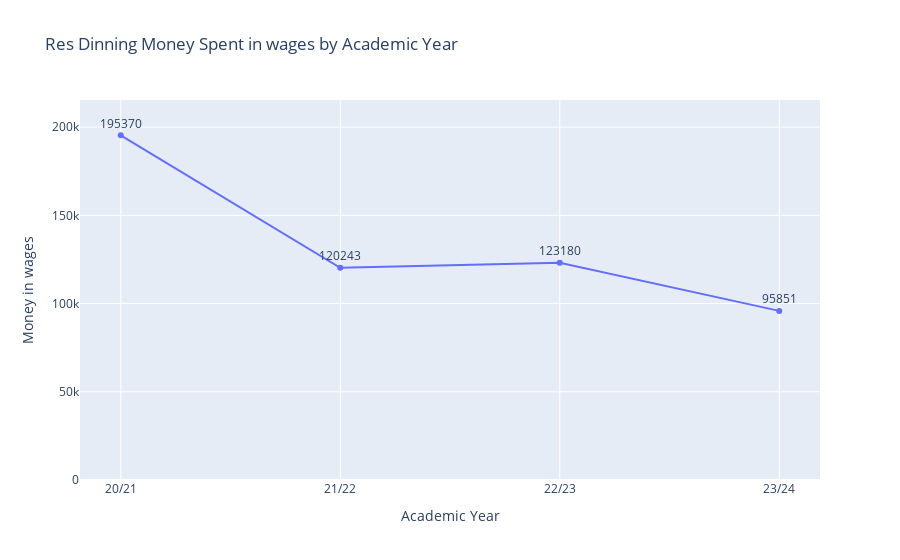
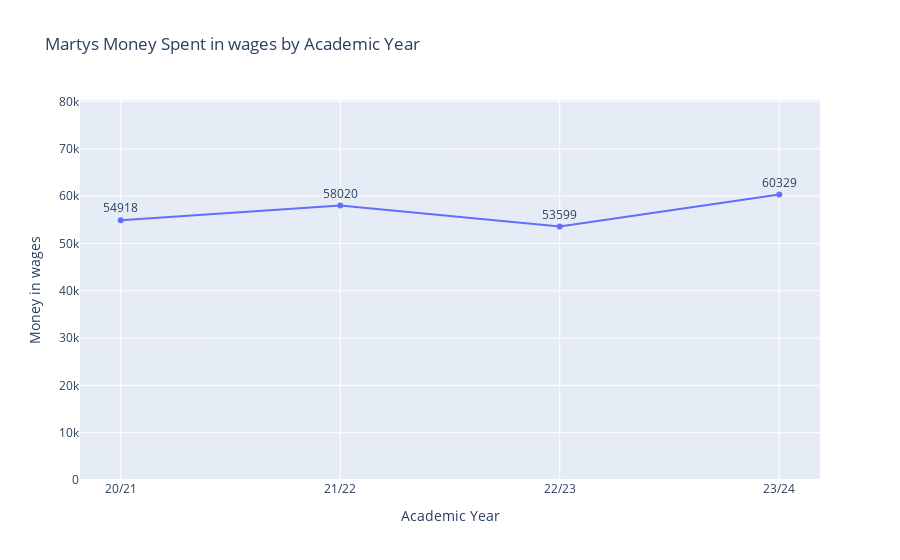
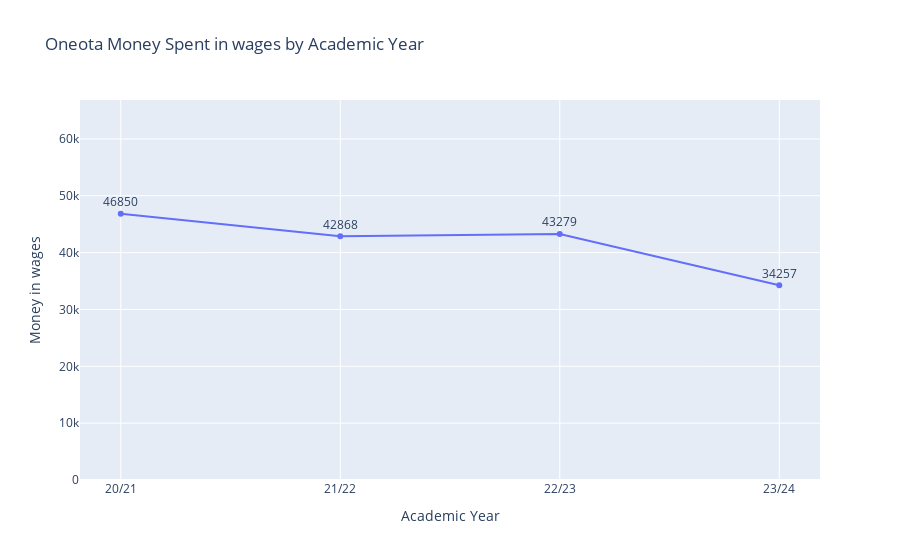
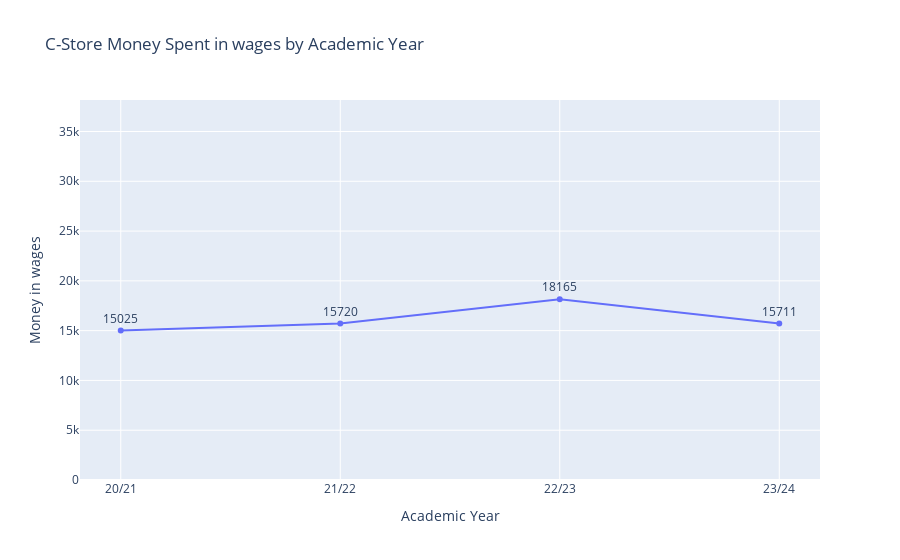

The notebook cell saved with these charts, in order:
### Code cell
# A loop to print graphs for each department.
# The graphs are saved in the folder "Wages per departments graphs" in the same directory as this script.


for dept in departments:
    plot_department_wages(grouped, dept)

### Figure 1 — Plotly figure (JSON) as saved in the notebook; plotly's stock layout.template omitted (floating-point values rounded to 4 significant figures)
{"data": [{"hovertemplate": "Academic Year=%{x}<br>Money in wages=%{y}<br>Wages_Rounded=%{text}<extra></extra>", "legendgroup": "", "line": {"color": "#636efa", "dash": "solid"}, "marker": {"symbol": "circle"}, "mode": "lines+markers+text", "name": "", "orientation": "v", "showlegend": false, "text": [195370, 120243, 123180, 95851], "textposition": "top center", "type": "scatter", "x": ["20/21", "21/22", "22/23", "23/24"], "xaxis": "x", "y": [195400.0, 120200.0, 123200.0, 95850.0], "yaxis": "y"}], "layout": {"legend": {"tracegroupgap": 0}, "title": {"text": "Res Dinning Money Spent in wages by Academic Year"}, "xaxis": {"anchor": "y", "domain": [0, 1], "title": {"text": "Academic Year"}}, "yaxis": {"anchor": "x", "domain": [0, 1], "range": [0, 215400.0], "title": {"text": "Money in wages"}}}}

### Figure 2 — Plotly figure (JSON) as saved in the notebook; plotly's stock layout.template omitted (floating-point values rounded to 4 significant figures)
{"data": [{"hovertemplate": "Academic Year=%{x}<br>Money in wages=%{y}<br>Wages_Rounded=%{text}<extra></extra>", "legendgroup": "", "line": {"color": "#636efa", "dash": "solid"}, "marker": {"symbol": "circle"}, "mode": "lines+markers+text", "name": "", "orientation": "v", "showlegend": false, "text": [54918, 58020, 53599, 60329], "textposition": "top center", "type": "scatter", "x": ["20/21", "21/22", "22/23", "23/24"], "xaxis": "x", "y": [54920.0, 58020.0, 53600.0, 60330.0], "yaxis": "y"}], "layout": {"legend": {"tracegroupgap": 0}, "title": {"text": "Martys Money Spent in wages by Academic Year"}, "xaxis": {"anchor": "y", "domain": [0, 1], "title": {"text": "Academic Year"}}, "yaxis": {"anchor": "x", "domain": [0, 1], "range": [0, 80330.0], "title": {"text": "Money in wages"}}}}

### Figure 3 — Plotly figure (JSON) as saved in the notebook; plotly's stock layout.template omitted (floating-point values rounded to 4 significant figures)
{"data": [{"hovertemplate": "Academic Year=%{x}<br>Money in wages=%{y}<br>Wages_Rounded=%{text}<extra></extra>", "legendgroup": "", "line": {"color": "#636efa", "dash": "solid"}, "marker": {"symbol": "circle"}, "mode": "lines+markers+text", "name": "", "orientation": "v", "showlegend": false, "text": [46850, 42868, 43279, 34257], "textposition": "top center", "type": "scatter", "x": ["20/21", "21/22", "22/23", "23/24"], "xaxis": "x", "y": [46850.0, 42870.0, 43280.0, 34260.0], "yaxis": "y"}], "layout": {"legend": {"tracegroupgap": 0}, "title": {"text": "Oneota Money Spent in wages by Academic Year"}, "xaxis": {"anchor": "y", "domain": [0, 1], "title": {"text": "Academic Year"}}, "yaxis": {"anchor": "x", "domain": [0, 1], "range": [0, 66850.0], "title": {"text": "Money in wages"}}}}

### Figure 4 — Plotly figure (JSON) as saved in the notebook; plotly's stock layout.template omitted (floating-point values rounded to 4 significant figures)
{"data": [{"hovertemplate": "Academic Year=%{x}<br>Money in wages=%{y}<br>Wages_Rounded=%{text}<extra></extra>", "legendgroup": "", "line": {"color": "#636efa", "dash": "solid"}, "marker": {"symbol": "circle"}, "mode": "lines+markers+text", "name": "", "orientation": "v", "showlegend": false, "text": [15025, 15720, 18165, 15711], "textposition": "top center", "type": "scatter", "x": ["20/21", "21/22", "22/23", "23/24"], "xaxis": "x", "y": [15020.0, 15720.0, 18160.0, 15710.0], "yaxis": "y"}], "layout": {"legend": {"tracegroupgap": 0}, "title": {"text": "C-Store Money Spent in wages by Academic Year"}, "xaxis": {"anchor": "y", "domain": [0, 1], "title": {"text": "Academic Year"}}, "yaxis": {"anchor": "x", "domain": [0, 1], "range": [0, 38160.0], "title": {"text": "Money in wages"}}}}
